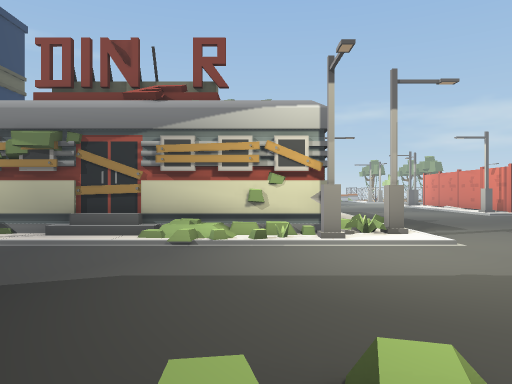
view 1 (above)

24 first-person views from a walk through a Unity game level. The camera is 1.5 m above the floor, looks level and sees 70° across. The floor is counted in squares, 2 m on a side. Each view is taken from the middle of a square. On the plan, view 1 faces up. The plan holds only what a view shows up to about 11 squares ahead; the rest is blank. The place goes on beyond the plan. The player character is not drawn.

view 2
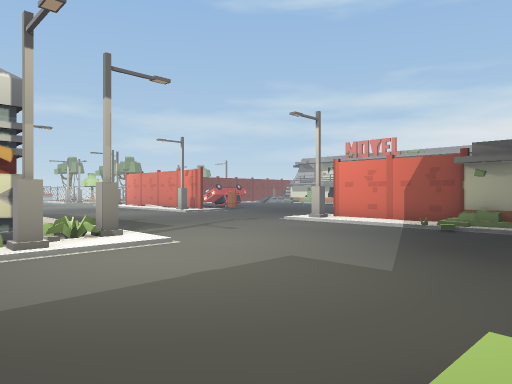

view 3
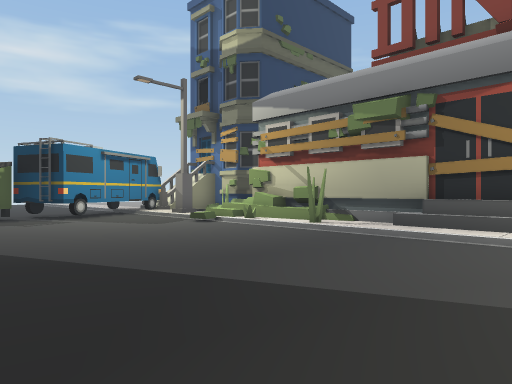

view 4
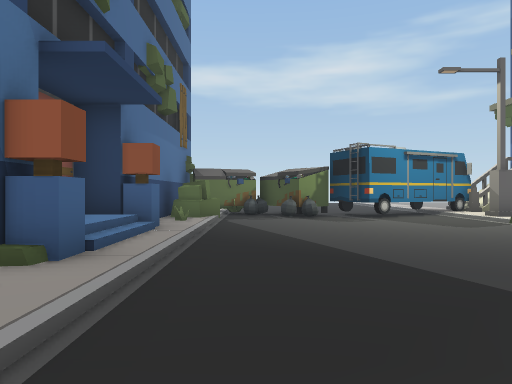

view 5
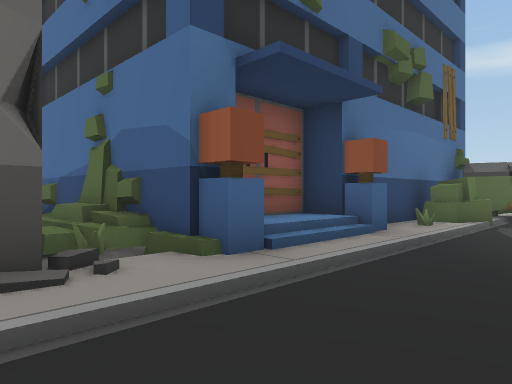

view 6
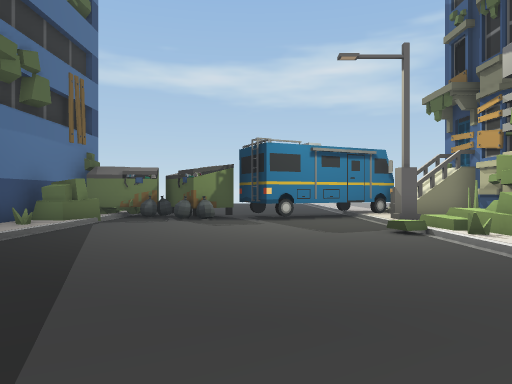

view 7
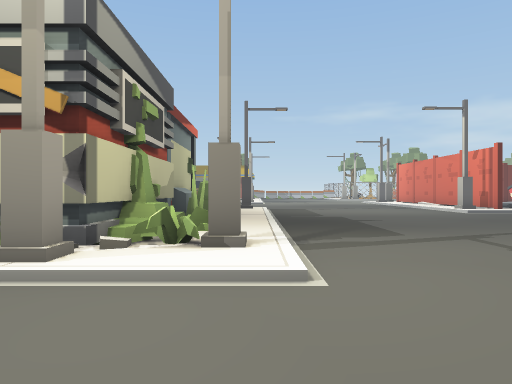

view 8
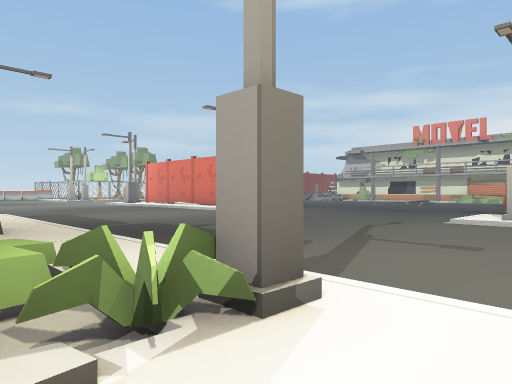

view 9
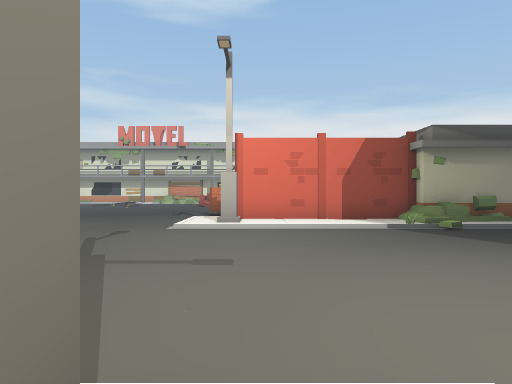

view 10
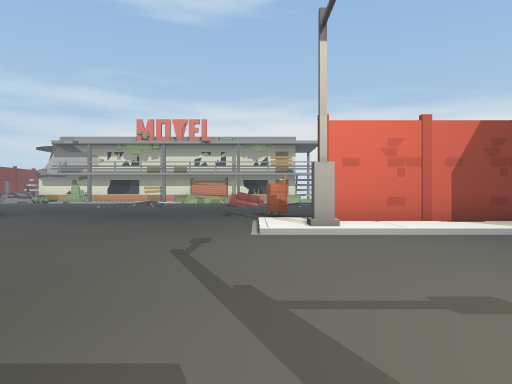

view 11
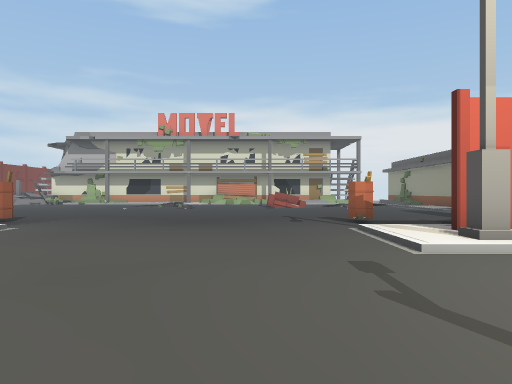

view 12
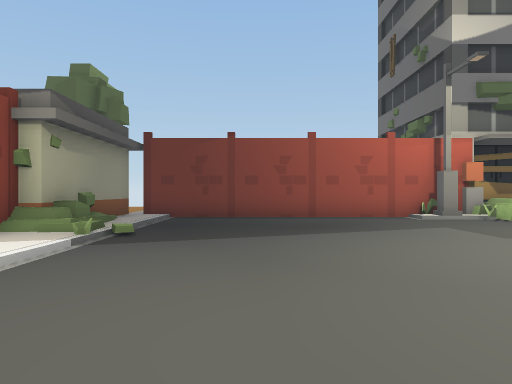

view 13
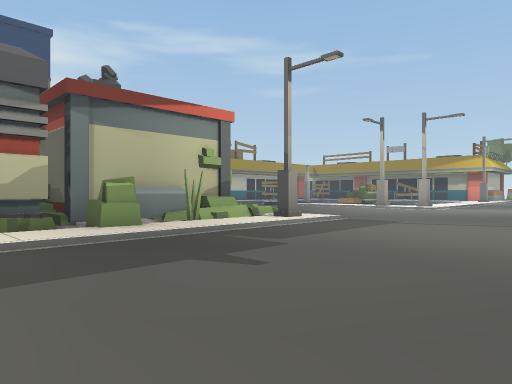

view 14
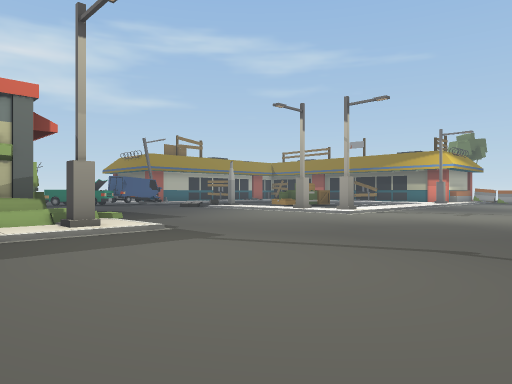

view 15
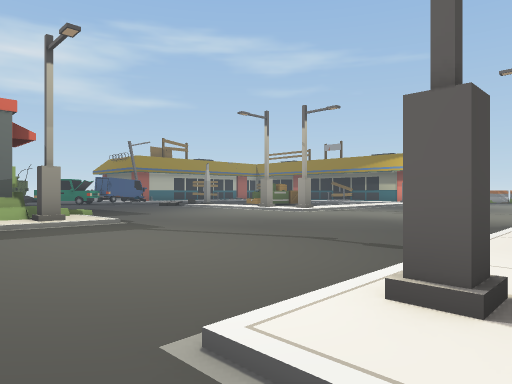

view 16
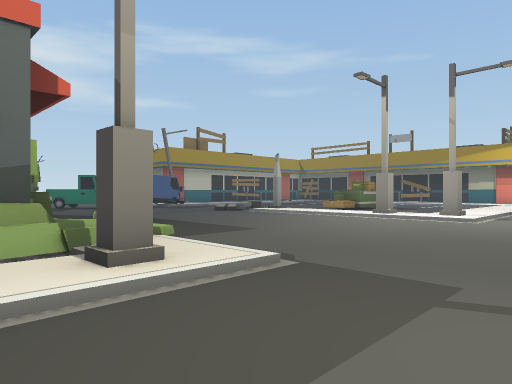

view 17
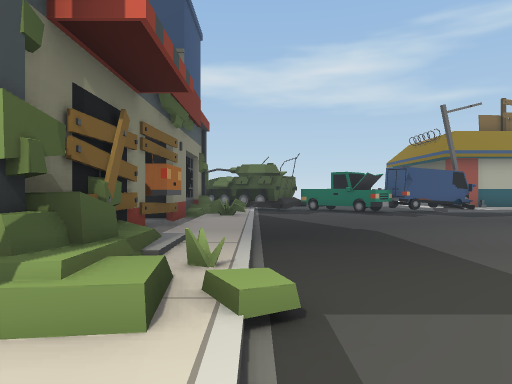

view 18
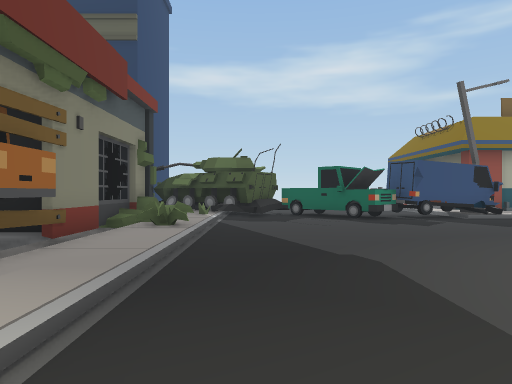

view 19
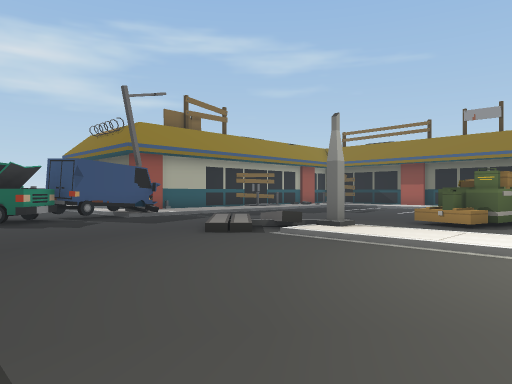

view 20
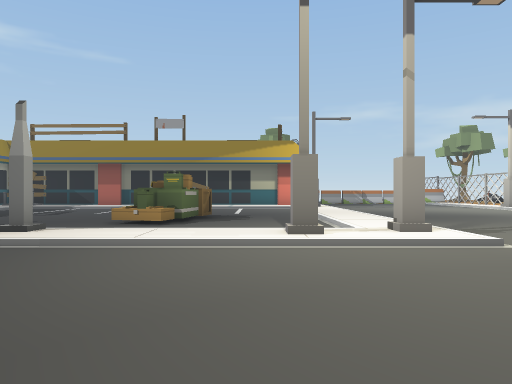

view 21
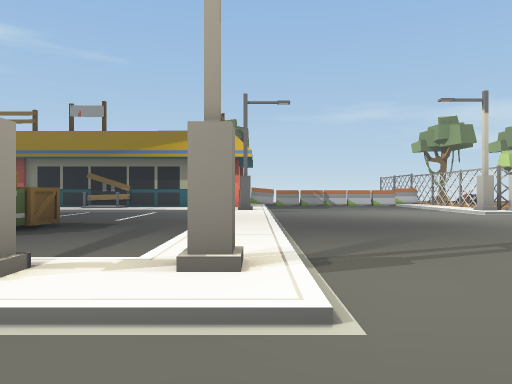

view 22
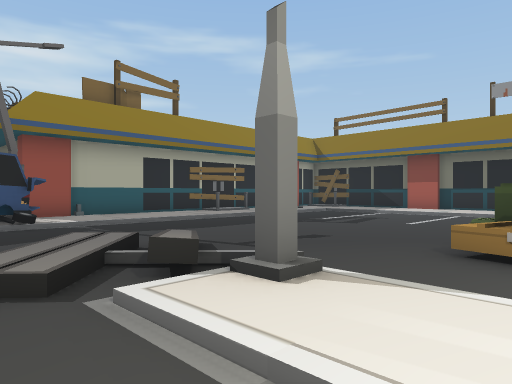

view 23
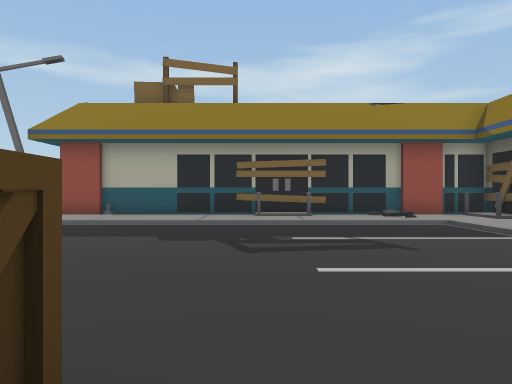

view 24
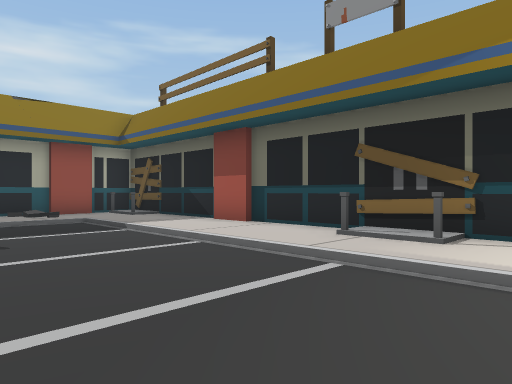

### Floor plan
Key: @ floor where view 1 was taken; # wall or solid block; . main floor; : floor 0.5 m higher than the main floor; / step, stairs or slope; = window, fence, low wall or low ledge; ^ raised ledge; H house; B barrel; O other object.
Columns run from 14 left of view 1 to 18 right of it. Each row starts with its distance up from view 1.
 42    ###########
 41   ###......##.
 40   #...........
 39   #............
 38   #............
 37   #.............. ........
 36   ##............. ........
 35   ##............. .......
 34   #.........OO.../.......
 33   #.........OO.../......
 32   #.........OO.../.....
 31   #............../.....
 30   #....../......./.....
 29   ###.../==#....#/#.....
 28     #....//////////.....
 27     ^...................
 26    ##................... .
 25     OO....................
 24     #......................
 23     .......................
 22     /......................
 21     ///////////////........
 20     ===/=....//=//#........#   ..
 19     #############/......../# .B..
 18                ##/........///....
 17                 #/...............
 16                 #/...............
 15                 ##...............
 14                 #/...............
 13                 #/...............
 12                 #//..............
 11 ###             #//.......///....
 10   H ########## ###/.......#.. B.
  9 ../ =##/.///#####./........#. ...
  8 #/#////#///////////........#  /..
  7 ^..........................#
  6  #.........................#
  5 ##......................../#
  4 O........................./#
  3 OO.........................#
  2 O.............==...........#
  1 #//////////   / ///........#
  0 O/#..#//#//.  @ ############
 -1  #####::##.#
 -2       ^^ #.
 -3          #
 -4          #

Positions as (right, up) in squares from view 1, and headings:
1: (0, 0), facing up
2: (0, 1), facing up-right
3: (-2, 2), facing up-left
4: (-2, 2), facing left
5: (-3, 3), facing down-left
6: (-3, 5), facing left
7: (4, 5), facing up
8: (2, 8), facing up-right
9: (3, 9), facing right
10: (5, 11), facing right
11: (7, 13), facing right
12: (9, 11), facing down
13: (10, 12), facing up-left
14: (11, 17), facing up-left
15: (13, 17), facing up-left
16: (7, 18), facing up-left
17: (4, 21), facing left
18: (1, 22), facing left
19: (1, 23), facing up-left
20: (1, 23), facing up
21: (4, 26), facing up
22: (-1, 27), facing up-left
23: (-1, 35), facing left
24: (0, 36), facing up-left
